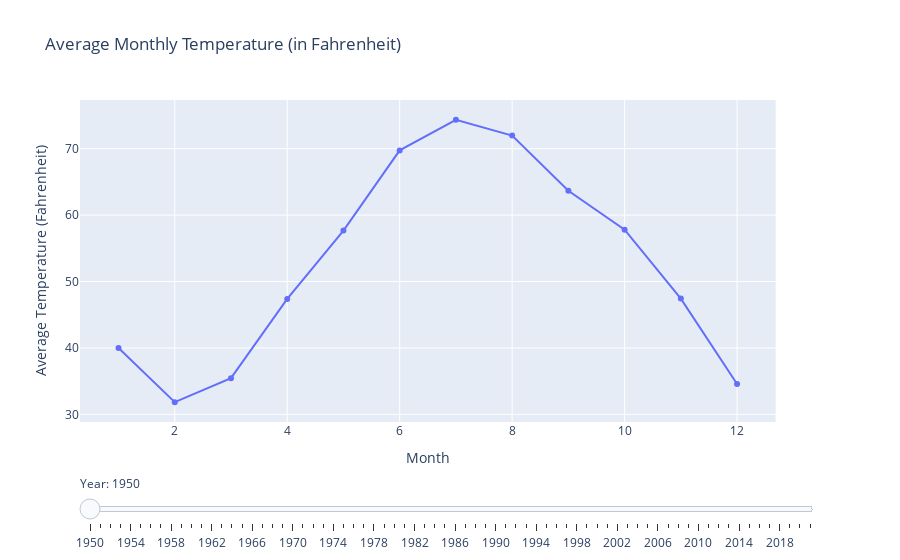

Here is the notebook cell this chart was saved with:
### Code cell
fig = make_subplots(specs=[[{"secondary_y": True}]])

years = monthly_avg_temp['year'].unique()

for year in years:
    df = monthly_avg_temp[monthly_avg_temp['year'] == year]
    fig.add_trace(go.Scatter(x=df['month'], y=df['Ftemp'], name=str(year), visible=False), secondary_y=False)

fig.data[0].visible = True

steps = []
for i, year in enumerate(years):
    step = dict(
        method="update",
        args=[{"visible": [False] * len(fig.data)},
              {"title": f"Average Monthly Temperature in {year}"}], 
    )
    step["args"][0]["visible"][i] = True 
    step['label'] = str(year)
    steps.append(step)

sliders = [dict(
    active=0,
    currentvalue={"prefix": "Year: "},
    pad={"t": 50},
    steps=steps
)]

fig.update_layout(
    sliders=sliders,
    title="Average Monthly Temperature (in Fahrenheit)",
    xaxis_title="Month",
    yaxis_title="Average Temperature (Fahrenheit)",
)

fig.show()
fig.write_html('graph.html', auto_open=True)
